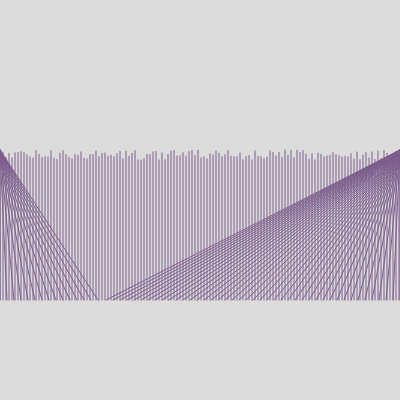
Frame 1 (no input)
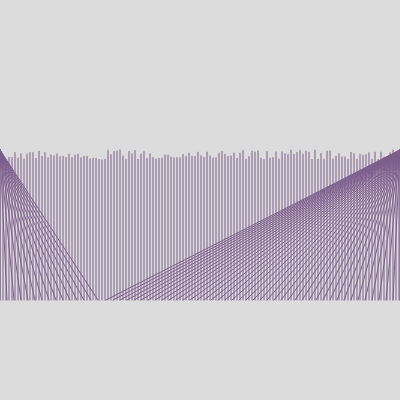
Frame 2 (the mouse pressed at the canvas centre, redrawn once)

The p5.js sketch that drew these frames (run headless with seeded random() and noise() and a simulated clock; the mouse was pressed at the canvas centre and the sketch redrawn once):

// p5.js sketch
// ── sketch.js
function setup() {
  createCanvas(400, 400);
  noLoop()
}

function draw() {
  background(220);
  for (let x=0; x<400; x+=3){
    h = random (150,160)
    stroke (124, 93, 140)
    line (x,300,x,h)
  }
  
  for (let x=0; x<100; x+=7){
    stroke (124, 93, 140)
    line(x,300,0,150)
  }
  
  for (let s=400; s>=100; s-=7){
    stroke (124, 93, 140)
    line(s,300,400,150)
  }
}
